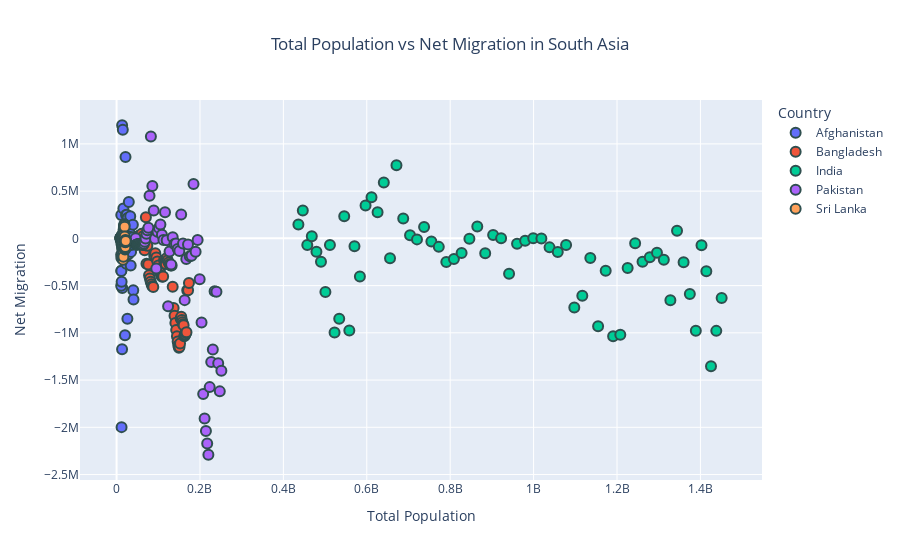

Notebook source saved alongside this figure:
### Code cell
# scatter plot using plotly express
fig = px.scatter(df, x='total_population', y='net_migration', color='Country',
                 title='Total Population vs Net Migration in South Asia',
                 labels={'total_population': 'Total Population', 'net_migration': 'Net Migration'})
fig.update_traces(marker=dict(size=10, line=dict(width=2, color='DarkSlateGrey')))
fig.update_layout(title_x=0.5, xaxis_title='Total Population', yaxis_title='Net Migration')
fig.show()
